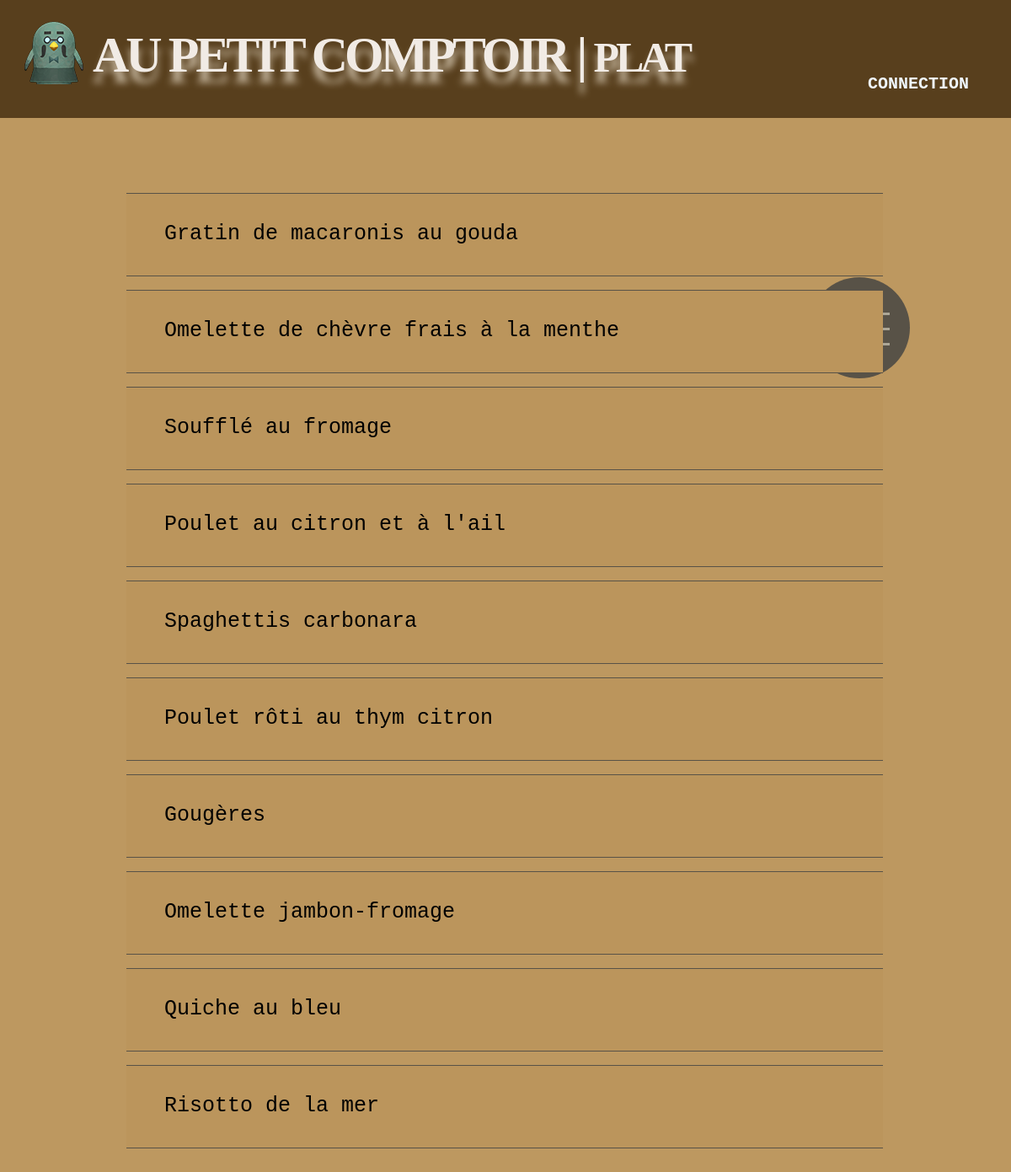
Page /Plat on the committed database.
### tables this page shows
CREATE TABLE "Recette" (
	"id_recette"	INTEGER NOT NULL,
	"type"	TEXT NOT NULL,
	"name"	TEXT NOT NULL,
	"ingredient"	TEXT NOT NULL,
	"instruction"	TEXT NOT NULL,
	PRIMARY KEY("id_recette")
);

### Launcher.py (the view, shortened to what this page needs)
@app.route('/Plat', methods=["GET","POST"])
def plat():
    global id
    global Compte
    global Connection
    commentaire = []
    conn = db_connection()
    cursor = conn.cursor()
    cursor = conn.execute("SELECT * FROM Recette WHERE type = 'Plat'")
    com = conn.cursor()
    com = conn.execute("SELECT * FROM Comment")
    comment = com.fetchall()
    recettes = cursor.fetchall()
    if request.method == "GET":
        if len(recettes) != 0:
            rect = recettes
            return render_template("Plat.html", recette = rect, compte = Compte, connection = Connection)
        if len(recettes) == 0:
            message = "Aucune recettes"
            return render_template("Plat.html", message = message, compte = Compte, connection = Connection)

### Launcher.py (called while the page is built)
def db_connection():
    conn = NONE
    try:
        conn = sqlite3.connect('Recettes.db')
    except sqlite3.Error as e:
        print(e)
    return conn

### templates/Plat.html (shortened to what this page needs)
<!DOCTYPE html>
<html lang="fr">
<head>
    <link rel="stylesheet" type="text/css" href="{{ url_for('static', filename='style.css') }}">
    <link rel="stylesheet" type="text/css" href="{{ url_for('static', filename='reset.css') }}">
</head>
<body>
    <div id="header">
        <div id="logo"></div>
        {% if connect == True %}
        <h1><span id="title">Au petit comptoir | <span id="sub-title">Plat</span></span><span><a id="connection" href="{{ url_for('connection') }}">{{compte[1]}}</a></span></h1>
        {% else %}
        <h1><span id="title">Au petit comptoir | <span id="sub-title">Plat</span></span><span><a id="connection" href="{{ url_for('connection') }}">Connection</a></span></h1>
        {% endif %}
    </div>
    <div id="liste">
        <br>
        <br>
        <form method="POST">
            {% for mess in recette %}
            <div id="table">
                <input type="submit" id="button" name="button" value="{{ mess[0] }}">
                <p id="name">{{ mess[2] }}</p>
            </div>
            {% endfor %}
        </form>
    </div>
</body>
</html>

### static/style.css (style rules this page uses)
body { background-color: #bd9860; }
div#liste { margin-bottom: 100px; }
div#header { text-align: left; background-color: rgb(88, 63, 29); }
div#header h1 { font-family: "Paytone One"; text-transform: uppercase; margin-left: 100px; height: 140px; padding-top: 25px; padding-left: 10px; margin-top: 0; }
div#header h1 span#title { display: block; font-size: 60px; line-height: 80px; color: #f1ebe5; text-shadow: 0 13.36px 8.896px #c4b59d; letter-spacing: -4px; }
div#header h1 span#title span#sub-title { font-size: 50px; }
a#connection { float: right; margin-right: 50px; margin-top: -18px; text-decoration: none; color: aliceblue; font-family:'Courier New', Courier, monospace; font-size: 20px; }
div#logo { background-image: url("Robusto.png"); position: absolute; width: 100px; height: 100px; }
div#table { margin-left: auto; margin-right: auto; margin-top: 15px; padding: 25px; width: 900px; height: 100px; }
div#table p#name { position: absolute; font-size: 25px; font-family: Rockwell, Courier Bold, Courier, Georgia, Times, Times New Roman, serif; margin-top: 10px; margin-left: 20px; }
#button { position: absolute; font-size: 0; background-color: #bb955c; border: 0; border-top: 1px solid #585247; border-bottom: 1px solid #585247; margin-left: -25px; margin-top: -25.5px; padding: 48.5px 449px; }
::placeholder { color: #3d2c16; font-size: 20px; }

### rows in the picture
Recette: button "2", name "Gratin de macaronis au gouda"
Recette: button "3", name "Omelette de chèvre frais à la menthe"
Recette: button "4", name "Soufflé au fromage"
Recette: button "11", name "Poulet au citron et à l'ail"
Recette: button "12", name "Spaghettis carbonara"
Recette: button "13", name "Poulet rôti au thym citron"
Recette: button "15", name "Gougères"
Recette: button "18", name "Omelette jambon-fromage"
Recette: button "19", name "Quiche au bleu"
Recette: button "20", name "Risotto de la mer"
